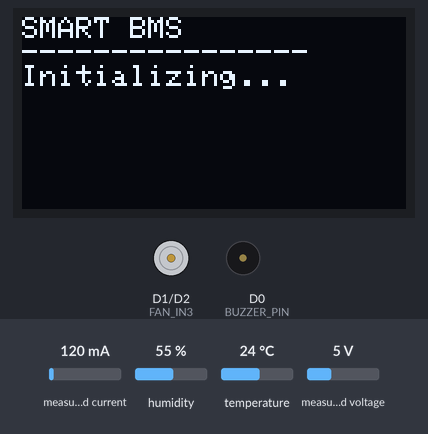
The sketch below on a simulated ESP8266 (NodeMCU). Shown: 128×64 one-colour display, motor-driver pin pairs drawn as motors (green arrow = first pin HIGH = forward, orange = second pin HIGH = backward, longer = more drive), buzzer (waves = sounding, pin HIGH). The inputs (shaded band) are chosen by the test bench; at power-on: temperature 24 °C, measured current 120 mA, measured voltage 5 V, humidity 55 %. WiFi joins after 1.5 s; servers stay silent unless stated; uploads are accepted with an empty reply; what the sketch prints to the serial monitor is not drawn.

Above: at 0.2 s.
1.7 s: temperature set to 28 °C
At 3.0 s:
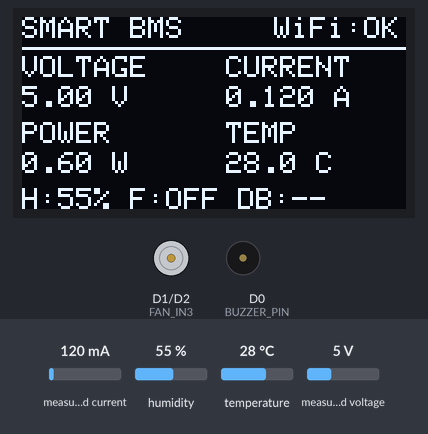
11.5 s: temperature set to 31 °C
At 14.6 s:
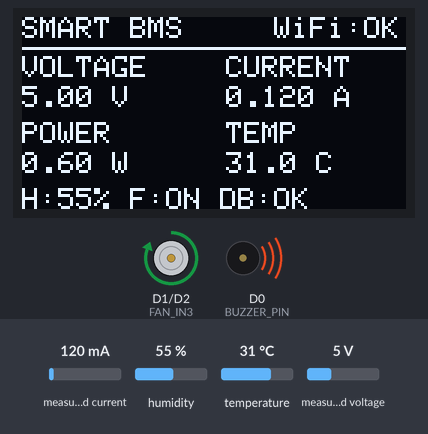
15.5 s: temperature set to 12 °C
At 18.8 s:
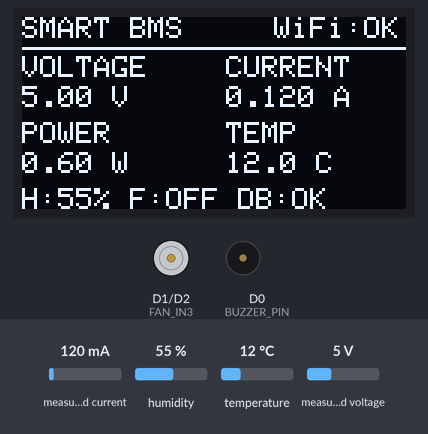
19.5 s: measured current set to 40 mA
At 20.4 s:
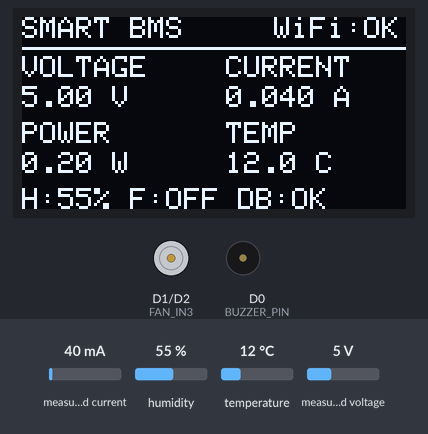
21.5 s: measured voltage set to 0.3 V
At 23.0 s:
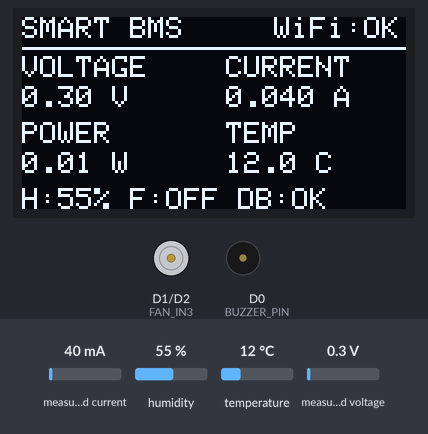
23.5 s: humidity set to 22 %
At 27.3 s:
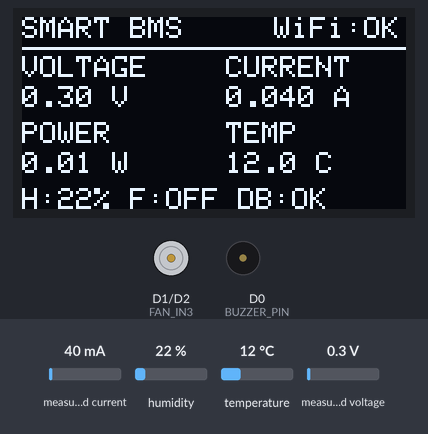
Timing chart, 0 to 28.5 s (numbered marks = the images above; inputs shaded):
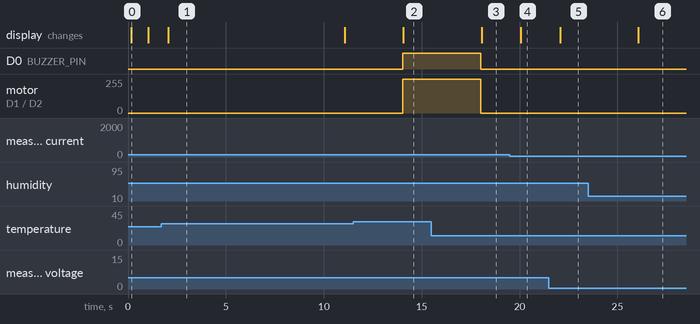

The sketch:

esp8266_smart_bms.ino
```cpp
#include <ESP8266WiFi.h>
#include <ESP8266HTTPClient.h>
#include <WiFiClientSecure.h>
#include <Wire.h>
#include <Adafruit_INA219.h>
#include <DHT.h>
#include <Adafruit_GFX.h>
#include <Adafruit_SSD1306.h>
#include <math.h>

// ============== WIFI CONFIGURATION ==============
const char* WIFI_SSID = "T4R";
const char* WIFI_PASSWORD = "";

// Firebase Realtime Database URL
const char* DATABASE_URL =
  "https://solar-80062-default-rtdb.firebaseio.com/";

// ============== PIN CONFIGURATION ==============
// NodeMCU ESP8266
#define DHT_PIN D7
#define DHT_TYPE DHT11

#define FAN_IN3 D1
#define FAN_IN4 D2
#define BUZZER_PIN D0

// Shared I2C bus for INA219 and OLED
#define I2C_SDA D5
#define I2C_SCL D6

// ============== OLED CONFIGURATION ==============
#define SCREEN_WIDTH 128
#define SCREEN_HEIGHT 64
#define OLED_ADDRESS 0x3C

Adafruit_SSD1306 display(
  SCREEN_WIDTH, SCREEN_HEIGHT, &Wire, -1
);

// ============== SENSOR OBJECTS ==============
Adafruit_INA219 ina219;
DHT dht(DHT_PIN, DHT_TYPE);

bool ina219OK = false;
bool oledOK = false;

// ============== TEMPERATURE THRESHOLDS ==============
// Fan and buzzer active when temperature is above 30.0°C
const float FAN_ON_TEMP = 30.0;
const float FAN_OFF_TEMP = 28.0;

const float BUZZER_ON_TEMP = 30.0;
const float BUZZER_OFF_TEMP = 28.0;

const int DHT_FAIL_LIMIT = 3;

// ============== INTERVALS ==============
const unsigned long SENSOR_INTERVAL = 2000;
const unsigned long DISPLAY_INTERVAL = 1000;
const unsigned long UPLOAD_INTERVAL = 10000;
const unsigned long WIFI_RETRY_INTERVAL = 15000;

unsigned long lastSensorRead = 0;
unsigned long lastDisplayUpdate = 0;
unsigned long lastUpload = 0;
unsigned long lastWiFiAttempt = 0;

// ============== SENSOR VALUES ==============
float voltageV = NAN;
float currentA = NAN;
float powerW = NAN;
float temperatureC = NAN;
float humidityPercent = NAN;

int dhtFailures = 0;
bool dhtReadingValid = false;

// ============== SYSTEM STATUS ==============
bool fanOn = false;
bool buzzerOn = false;

String deviceStatus = "Starting";
String firebaseStatus = "Not connected";

// ============== FAN CONTROL ==============
void setFan(bool on) {
  fanOn = on;

  // L298N direction control.
  // ENB jumper must be installed for full-speed operation.
  digitalWrite(FAN_IN3, on ? HIGH : LOW);
  digitalWrite(FAN_IN4, LOW);
}

// ============== BUZZER CONTROL ==============
void setBuzzer(bool on) {
  buzzerOn = on;
  digitalWrite(BUZZER_PIN, on ? HIGH : LOW);
}

// ============== PROTECTION LOGIC ==============
void updateProtection() {
  // Fail-safe when repeated DHT readings fail.
  if (dhtFailures >= DHT_FAIL_LIMIT) {
    setFan(true);
    setBuzzer(true);
    deviceStatus = "DHT Sensor Fault";
    return;
  }

  if (!dhtReadingValid || !isfinite(temperatureC)) {
    deviceStatus = "Waiting for DHT";
    return;
  }

  // Fan hysteresis
  if (temperatureC >= FAN_ON_TEMP) {
    setFan(true);
  } else if (temperatureC <= FAN_OFF_TEMP) {
    setFan(false);
  }

  // Buzzer hysteresis
  if (temperatureC >= BUZZER_ON_TEMP) {
    setBuzzer(true);
  } else if (temperatureC <= BUZZER_OFF_TEMP) {
    setBuzzer(false);
  }

  if (temperatureC >= BUZZER_ON_TEMP) {
    deviceStatus = "Critical Temperature";
  } else if (temperatureC >= FAN_ON_TEMP) {
    deviceStatus = "Temperature Warning";
  } else {
    deviceStatus = "Normal";
  }
}

// ============== WIFI CONNECTION ==============
void connectWiFi() {
  if (WiFi.status() == WL_CONNECTED) {
    return;
  }

  unsigned long now = millis();

  if (lastWiFiAttempt != 0 &&
      now - lastWiFiAttempt < WIFI_RETRY_INTERVAL) {
    return;
  }

  lastWiFiAttempt = now;

  Serial.println("Connecting to Wi-Fi...");

  WiFi.mode(WIFI_STA);
  WiFi.begin(WIFI_SSID, WIFI_PASSWORD);
}

// ============== SENSOR READING ==============
void readSensors() {
  unsigned long now = millis();

  if (now - lastSensorRead < SENSOR_INTERVAL) {
    return;
  }

  lastSensorRead = now;

  // Read INA219 voltage, current and power.
  if (ina219OK) {
    float v = ina219.getBusVoltage_V();
    float i = ina219.getCurrent_mA() / 1000.0;
    float p = ina219.getPower_mW() / 1000.0;

    if (isfinite(v) && v >= 0 &&
        isfinite(i) && isfinite(p)) {
      voltageV = v;
      currentA = i;
      powerW = p;
    } else {
      voltageV = NAN;
      currentA = NAN;
      powerW = NAN;
    }
  } else {
    voltageV = NAN;
    currentA = NAN;
    powerW = NAN;
  }

  // Read DHT11 temperature and humidity.
  float t = dht.readTemperature();
  float h = dht.readHumidity();

  if (isfinite(t) && isfinite(h) &&
      t >= 0 && t <= 80 &&
      h >= 0 && h <= 100) {

    temperatureC = t;
    humidityPercent = h;

    dhtReadingValid = true;
    dhtFailures = 0;

  } else {
    dhtReadingValid = false;
    dhtFailures++;

    Serial.print("DHT11 read failure: ");
    Serial.println(dhtFailures);
  }

  // Run local protection independently of Firebase.
  updateProtection();

  // Serial Monitor output.
  Serial.println();
  Serial.println("======= SMART BMS =======");

  Serial.print("INA219: ");
  Serial.println(ina219OK ? "Detected" : "NOT DETECTED");

  Serial.print("Voltage: ");
  if (isfinite(voltageV)) {
    Serial.printf("%.2f V\n", voltageV);
  } else {
    Serial.println("Sensor Error");
  }

  Serial.print("Current: ");
  if (isfinite(currentA)) {
    Serial.printf("%.3f A\n", currentA);
  } else {
    Serial.println("Sensor Error");
  }

  Serial.print("Power: ");
  if (isfinite(powerW)) {
    Serial.printf("%.3f W\n", powerW);
  } else {
    Serial.println("Sensor Error");
  }

  Serial.print("Temperature: ");
  if (dhtReadingValid) {
    Serial.printf("%.1f C\n", temperatureC);
  } else {
    Serial.println("Sensor Error");
  }

  Serial.print("Humidity: ");
  if (dhtReadingValid) {
    Serial.printf("%.1f %%\n", humidityPercent);
  } else {
    Serial.println("Sensor Error");
  }

  Serial.printf("Fan: %s\n", fanOn ? "ON" : "OFF");
  Serial.printf("Buzzer: %s\n", buzzerOn ? "ON" : "OFF");
  Serial.print("System Status: ");
  Serial.println(deviceStatus);
}

// ============== PROFESSIONAL OLED DISPLAY ==============
void updateOLED() {
  if (!oledOK) {
    return;
  }

  unsigned long now = millis();

  if (now - lastDisplayUpdate < DISPLAY_INTERVAL) {
    return;
  }

  lastDisplayUpdate = now;

  display.clearDisplay();
  display.setTextColor(SSD1306_WHITE);
  display.setTextSize(1);

  // Header
  display.setCursor(0, 0);
  display.print("SMART BMS");

  display.setCursor(84, 0);
  display.print(
    WiFi.status() == WL_CONNECTED ? "WiFi:OK" : "WiFi:--"
  );

  display.drawLine(0, 10, 127, 10, SSD1306_WHITE);

  // Voltage and current labels
  display.setCursor(0, 13);
  display.print("VOLTAGE");

  display.setCursor(68, 13);
  display.print("CURRENT");

  // Voltage value
  display.setCursor(0, 23);
  if (isfinite(voltageV)) {
    display.print(voltageV, 2);
    display.print(" V");
  } else {
    display.print("ERROR");
  }

  // Current value
  display.setCursor(68, 23);
  if (isfinite(currentA)) {
    display.print(currentA, 3);
    display.print(" A");
  } else {
    display.print("ERROR");
  }

  // Power and temperature labels
  display.setCursor(0, 35);
  display.print("POWER");

  display.setCursor(68, 35);
  display.print("TEMP");

  // Power value
  display.setCursor(0, 45);
  if (isfinite(powerW)) {
    display.print(powerW, 2);
    display.print(" W");
  } else {
    display.print("--");
  }

  // Temperature value
  display.setCursor(68, 45);
  if (dhtReadingValid) {
    display.print(temperatureC, 1);
    display.print(" C");
  } else {
    display.print("DHT ERROR");
  }

  // Bottom line: humidity, fan and database status.
  // Buzzer status is intentionally not displayed.
  display.setCursor(0, 57);

  display.print("H:");
  if (dhtReadingValid) {
    display.print(humidityPercent, 0);
    display.print("%");
  } else {
    display.print("--");
  }

  display.print(" F:");
  display.print(fanOn ? "ON" : "OFF");

  display.print(" DB:");
  display.print(
    firebaseStatus == "Connected" ? "OK" : "--"
  );

  display.display();
}

// ============== JSON HELPERS ==============
String jsonNumber(float value, int decimals) {
  if (!isfinite(value)) {
    return "null";
  }

  return String(value, decimals);
}

// Build JSON without inventing readings for failed sensors.
String makeJSON() {
  String json = "{";

  json += "\"voltage_V\":" + jsonNumber(voltageV, 3);
  json += ",\"current_A\":" + jsonNumber(currentA, 3);
  json += ",\"power_W\":" + jsonNumber(powerW, 3);
  json += ",\"temperature_C\":" +
          jsonNumber(temperatureC, 1);
  json += ",\"humidity_percent\":" +
          jsonNumber(humidityPercent, 1);

  json += ",\"fan_status\":\"";
  json += fanOn ? "ON" : "OFF";
  json += "\"";

  json += ",\"buzzer_status\":\"";
  json += buzzerOn ? "ON" : "OFF";
  json += "\"";

  json += ",\"ina219_status\":\"";
  json += (ina219OK && isfinite(voltageV) &&
           isfinite(currentA)) ? "OK" : "ERROR";
  json += "\"";

  json += ",\"dht11_status\":\"";
  json += dhtReadingValid ? "OK" : "ERROR";
  json += "\"";

  json += ",\"oled_status\":\"";
  json += oledOK ? "OK" : "ERROR";
  json += "\"";

  json += ",\"wifi_status\":\"";
  json += WiFi.status() == WL_CONNECTED
            ? "Connected" : "Disconnected";
  json += "\"";

  json += ",\"device_status\":\"" + deviceStatus + "\"";
  json += ",\"uptime_ms\":" + String(millis());

  json += "}";

  return json;
}

// ============== FIREBASE REST WRITE ==============
bool firebaseWrite(
  const String& path,
  const String& payload,
  bool appendHistory
) {
  if (WiFi.status() != WL_CONNECTED) {
    firebaseStatus = "WiFi disconnected";
    return false;
  }

  WiFiClientSecure client;

  // Prototype testing only.
  // Production deployments should validate TLS certificates.
  client.setInsecure();
  client.setTimeout(3000);

  HTTPClient https;
  String url = String(DATABASE_URL) + path + ".json";

  if (!https.begin(client, url)) {
    firebaseStatus = "HTTPS error";
    Serial.println("Firebase HTTPS connection failed");
    return false;
  }

  https.setTimeout(4000);
  https.addHeader("Content-Type", "application/json");

  int code;

  if (appendHistory) {
    code = https.POST(payload);
  } else {
    code = https.PUT(payload);
  }

  String response = https.getString();

  Serial.print("Firebase HTTP code: ");
  Serial.println(code);

  if (code >= 200 && code < 300) {
    firebaseStatus = "Connected";
  } else {
    firebaseStatus = "Write failed";

    Serial.print("Firebase response: ");
    Serial.println(response);
  }

  https.end();

  return code >= 200 && code < 300;
}

// ============== FIREBASE UPLOAD ==============
void uploadFirebase() {
  unsigned long now = millis();

  if (now - lastUpload < UPLOAD_INTERVAL) {
    return;
  }

  lastUpload = now;

  if (WiFi.status() != WL_CONNECTED) {
    firebaseStatus = "WiFi disconnected";
    return;
  }

  String payload = makeJSON();

  bool latest = firebaseWrite(
    "/smart_bms/latest",
    payload,
    false
  );

  bool history = firebaseWrite(
    "/smart_bms/readings",
    payload,
    true
  );

  if (latest && history) {
    firebaseStatus = "Connected";
    Serial.println("Firebase upload successful");
  }
}

// ============== SETUP ==============
void setup() {
  Serial.begin(115200);
  delay(100);

  // Configure outputs.
  pinMode(FAN_IN3, OUTPUT);
  pinMode(FAN_IN4, OUTPUT);
  pinMode(BUZZER_PIN, OUTPUT);

  // Initial safe output states.
  digitalWrite(FAN_IN3, LOW);
  digitalWrite(FAN_IN4, LOW);
  digitalWrite(BUZZER_PIN, LOW);

  // Initialize the shared I2C bus once.
  Wire.begin(I2C_SDA, I2C_SCL);

  Serial.println();
  Serial.println("SMART BMS STARTUP");

  // Initialize INA219.
  ina219OK = ina219.begin();

  Serial.println(
    ina219OK
      ? "INA219 detected"
      : "ERROR: INA219 not detected"
  );

  // Initialize OLED.
  oledOK = display.begin(
    SSD1306_SWITCHCAPVCC,
    OLED_ADDRESS
  );

  Serial.println(
    oledOK
      ? "OLED detected"
      : "ERROR: OLED not detected"
  );

  if (oledOK) {
    display.clearDisplay();
    display.setTextSize(1);
    display.setTextColor(SSD1306_WHITE);
    display.setCursor(0, 0);

    display.println("SMART BMS");
    display.println("----------------");
    display.println("Initializing...");
    display.display();
  }

  // Initialize DHT11.
  dht.begin();
  Serial.println("DHT11 initialized");

  // Start Wi-Fi connection.
  connectWiFi();
}

// ============== MAIN LOOP ==============
void loop() {
  connectWiFi();

  // Sensor monitoring and protection run locally.
  readSensors();

  // Update OLED independently of Firebase.
  updateOLED();

  // Upload readings when Wi-Fi is available.
  uploadFirebase();

  // Allow ESP8266 Wi-Fi background processing.
  yield();
}
```

Measured:
- the behaviour switches between 29 and 30 °C on temperature (found by bisection; images 1 and 2)
- after the input at 11.5 s, D0 (BUZZER_PIN): LOW → HIGH after 2.5 s; motor on D1 (FAN_IN3) / D2 (FAN_IN4): stopped → forward 255/255 after 2.5 s; the display: changes after 2.6 s (image 2)
- after the input at 15.5 s, D0 (BUZZER_PIN): HIGH → LOW after 2.5 s; motor on D1 (FAN_IN3) / D2 (FAN_IN4): forward 255/255 → stopped after 2.5 s; the display: changes after 2.6 s (image 3)
- after the input at 19.5 s, the display: changes after 0.57 s (image 4)
- after the input at 21.5 s, the display: changes after 0.57 s (image 5)
- after the input at 23.5 s, the display: changes after 2.6 s (image 6)
- what the display in image 0 shows lasts 0.8 s, from 0.2 s to 1.0 s
